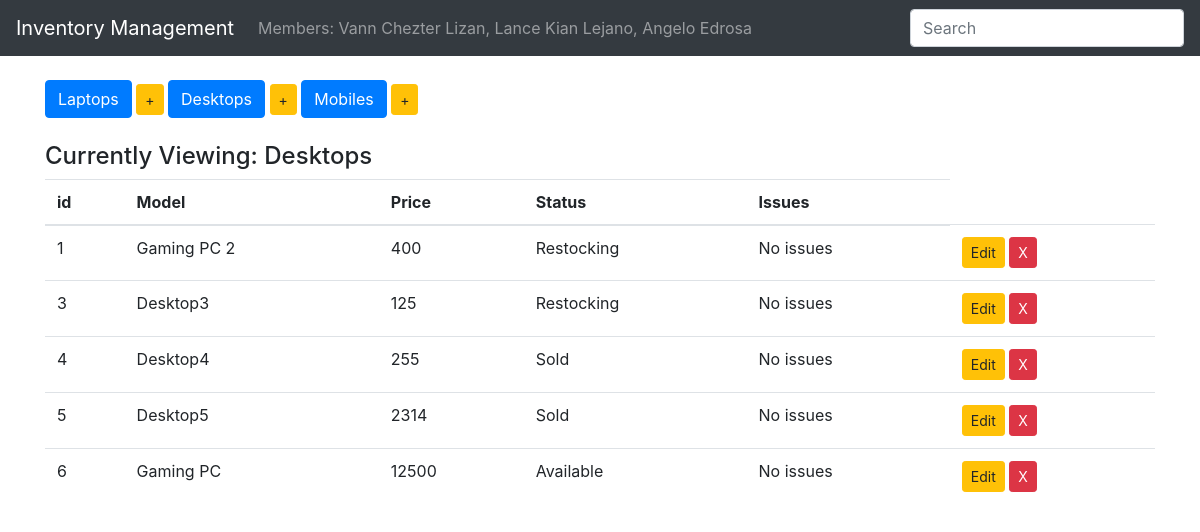
/display_desktops, run on the app's committed database.
### inventory/models.py (models this page shows, shortened)
class Device(models.Model): # name of the table
    type = models.CharField(max_length=100, blank=False) # name of the column
    price = models.IntegerField()
    choices = (
        ('Available', 'Item ready to be purchased'),
        ('Sold', 'Item is already sold'),
        ('Restocking', 'Item is restocking in few days')
    )
    status =  models.CharField(max_length=10, choices = choices, default="SOLD") # Available, Sold, Restocking
    issues = models.CharField(max_length=100, default="No issues")
    class Meta:
        abstract = True

class Desktop(Device):
    pass

### inventory/views.py (the view)
# urls.py: url(r'^display_desktops$', display_desktops, name='display_desktops'),
def display_desktops(request):
    items = Desktop.objects.all()
    context = {
        'items' : items,
        'header': 'Desktops'
    }
    return render(request, 'index.html', context)

### inventory/templates/index.html
{% extends 'base.html' %}
{% block body %}
<br>
<div class="button-group">
    <a href="{% url 'display_laptops' %}" class="btn btn-primary btn-md" role="button"> Laptops </a>
    <a href="{% url 'add_laptop' %}" class="btn btn-warning btn-sm" role="button"> + </a>
    <a href="{% url 'display_desktops' %}" class="btn btn-primary btn-md" role="button"> Desktops </a>
    <a href="{% url 'add_desktop' %}" class="btn btn-warning btn-sm" role="button"> + </a>
    <a href="{% url 'display_mobiles' %}" class="btn btn-primary btn-md" role="button"> Mobiles </a>
    <a href="{% url 'add_mobile' %}" class="btn btn-warning btn-sm" role="button"> + </a>
</div>
<br>
<h4>Currently Viewing: {{ header }}</h4>
<table class="table table-hover">
    <thead>
        <tr>
            <th> id</th>
            <th> Model</th>
            <th> Price</th>
            <th> Status</th>
            <th> Issues</th>
        </tr>
    </thead>
    <tbody>
        {% for item in items %}
        <tr>
            <td>{{ item.pk }}</td>
            <td>{{ item.type }}</td>
            <td>{{ item.price }}</td>
            <td>{{ item.status }}</td>
            <td>{{ item.issues }}</td>
            {% if header|lower == "laptops" %}
            <td>
                <a href="{% url 'edit_laptop' item.pk %}" class="btn btn-warning btn-sm" role="button"> Edit</a>
                <a href="{% url 'delete_laptop' item.pk %}" class="btn btn-danger btn-sm" role="button"> X</a>
            </td>
            {% elif header|lower == "desktops" %}
            <td>
                <a href="{% url 'edit_desktop' item.pk %}" class="btn btn-warning btn-sm" role="button"> Edit</a>
                <a href="{% url 'delete_desktop' item.pk %}" class="btn btn-danger btn-sm" role="button"> X</a>
            </td>
            {% else %}
            <td>
                <a href="{% url 'edit_mobile' item.pk %}" class="btn btn-warning btn-sm" role="button"> Edit</a>
                <a href="{% url 'delete_mobile' item.pk %}" class="btn btn-danger btn-sm" role="button"> X</a>
            </td>
            {% endif %}
        </tr>
        {% endfor %}
    </tbody>
</table>
{% endblock %}

### inventory/templates/base.html (shortened to what this page needs)
<html>
    <head>
      <link rel="stylesheet" type="text/css" href="/static/css/style.css">
      <link rel="stylesheet" type="text/css" href="/static/css/bootstrap.min.css">
    </head>
    <body>
        <nav class="navbar navbar-expand navbar-dark bg-dark">
            <a class="navbar-brand" href="#">Inventory Management</a>
            <div class="collapse navbar-collapse" id="navbarsExample02">
              <ul class="navbar-nav mr-auto">
                <li class="nav-item">
                  <a class="nav-link" href="#">Members: Vann Chezter Lizan, Lance Kian Lejano, Angelo Edrosa</a>
                </li>
              </ul>
              <form class="form-inline my-2 my-md-0">
                <input class="form-control" type="text" placeholder="Search">
              </form>
            </div>
          </nav>
    <div class="container">
        {% block body %}
        {% endblock %}
    </div>
    </body>
</html>

### data on the page
Desktop: pk "1", type "Gaming PC 2", price "400", status "Restocking", issues "No issues"
Desktop: pk "3", type "Desktop3", price "125", status "Restocking", issues "No issues"
Desktop: pk "4", type "Desktop4", price "255", status "Sold", issues "No issues"
Desktop: pk "5", type "Desktop5", price "2314", status "Sold", issues "No issues"
Desktop: pk "6", type "Gaming PC", price "12500", status "Available", issues "No issues"

### other printed values
{{ header }} "Desktops"
